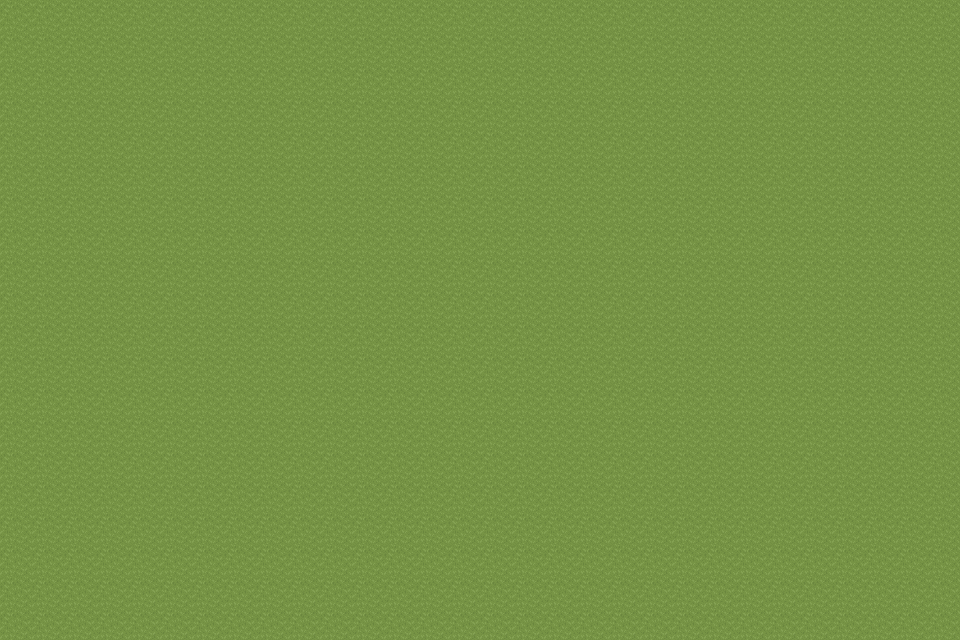

A level layout from a 2D game, rendered from its tile map. Below: a short description, then the map file with its tile-grid data intact:
An orthogonal 30x20 tile map with 32x32 px tiles, 1 tile layer (タイルレイヤー1), 3 tilesets.

<map version="1.10" tiledversion="1.10.2" orientation="orthogonal" renderorder="right-down" width="30" height="20" tilewidth="32" tileheight="32" infinite="0" nextlayerid="2" nextobjectid="1">
 <editorsettings>
  <export target="map.js" format="js" />
 </editorsettings>
 <tileset firstgid="1" name="[Base]BaseChip_pipo" tilewidth="32" tileheight="32" tilecount="1992" columns="8">
  <image source="[Base]BaseChip_pipo.png" width="256" height="7968" />
 </tileset>
 <tileset firstgid="1993" name="[Base]BaseChip_pipo" tilewidth="32" tileheight="32" tilecount="1992" columns="8">
  <image source="[Base]BaseChip_pipo.png" width="256" height="7968" />
 </tileset>
 <tileset firstgid="3985" name="[A]Grass4_pipo" tilewidth="32" tileheight="32" tilecount="10" columns="2">
  <image source="[A]Grass4_pipo.png" width="64" height="160" />
 </tileset>
 <layer id="1" name="タイルレイヤー1" width="30" height="20">
  <data encoding="csv">
3994,3994,3994,3994,3994,3994,3994,3994,3994,3994,3994,3994,3994,3994,3994,3994,3994,3994,3994,3994,3994,3994,3994,3994,3994,3994,3994,3994,3994,3994,
3994,3994,3994,3994,3994,3994,3994,3994,3994,3994,3994,3994,3994,3994,3994,3994,3994,3994,3994,3994,3994,3994,3994,3994,3994,3994,3994,3994,3994,3994,
3994,3994,3994,3994,3994,3994,3994,3994,3994,3994,3994,3994,3994,3994,3994,3994,3994,3994,3994,3994,3994,3994,3994,3994,3994,3994,3994,3994,3994,3994,
3994,3994,3994,3994,3994,3994,3994,3994,3994,3994,3994,3994,3994,3994,3994,3994,3994,3994,3994,3994,3994,3994,3994,3994,3994,3994,3994,3994,3994,3994,
3994,3994,3994,3994,3994,3994,3994,3994,3994,3994,3994,3994,3994,3994,3994,3994,3994,3994,3994,3994,3994,3994,3994,3994,3994,3994,3994,3994,3994,3994,
3994,3994,3994,3994,3994,3994,3994,3994,3994,3994,3994,3994,3994,3994,3994,3994,3994,3994,3994,3994,3994,3994,3994,3994,3994,3994,3994,3994,3994,3994,
3994,3994,3994,3994,3994,3994,3994,3994,3994,3994,3994,3994,3994,3994,3994,3994,3994,3994,3994,3994,3994,3994,3994,3994,3994,3994,3994,3994,3994,3994,
3994,3994,3994,3994,3994,3994,3994,3994,3994,3994,3994,3994,3994,3994,3994,3994,3994,3994,3994,3994,3994,3994,3994,3994,3994,3994,3994,3994,3994,3994,
3994,3994,3994,3994,3994,3994,3994,3994,3994,3994,3994,3994,3994,3994,3994,3994,3994,3994,3994,3994,3994,3994,3994,3994,3994,3994,3994,3994,3994,3994,
3994,3994,3994,3994,3994,3994,3994,3994,3994,3994,3994,3994,3994,3994,3994,3994,3994,3994,3994,3994,3994,3994,3994,3994,3994,3994,3994,3994,3994,3994,
3994,3994,3994,3994,3994,3994,3994,3994,3994,3994,3994,3994,3994,3994,3994,3994,3994,3994,3994,3994,3994,3994,3994,3994,3994,3994,3994,3994,3994,3994,
3994,3994,3994,3994,3994,3994,3994,3994,3994,3994,3994,3994,3994,3994,3994,3994,3994,3994,3994,3994,3994,3994,3994,3994,3994,3994,3994,3994,3994,3994,
3994,3994,3994,3994,3994,3994,3994,3994,3994,3994,3994,3994,3994,3994,3994,3994,3994,3994,3994,3994,3994,3994,3994,3994,3994,3994,3994,3994,3994,3994,
3994,3994,3994,3994,3994,3994,3994,3994,3994,3994,3994,3994,3994,3994,3994,3994,3994,3994,3994,3994,3994,3994,3994,3994,3994,3994,3994,3994,3994,3994,
3994,3994,3994,3994,3994,3994,3994,3994,3994,3994,3994,3994,3994,3994,3994,3994,3994,3994,3994,3994,3994,3994,3994,3994,3994,3994,3994,3994,3994,3994,
3994,3994,3994,3994,3994,3994,3994,3994,3994,3994,3994,3994,3994,3994,3994,3994,3994,3994,3994,3994,3994,3994,3994,3994,3994,3994,3994,3994,3994,3994,
3994,3994,3994,3994,3994,3994,3994,3994,3994,3994,3994,3994,3994,3994,3994,3994,3994,3994,3994,3994,3994,3994,3994,3994,3994,3994,3994,3994,3994,3994,
3994,3994,3994,3994,3994,3994,3994,3994,3994,3994,3994,3994,3994,3994,3994,3994,3994,3994,3994,3994,3994,3994,3994,3994,3994,3994,3994,3994,3994,3994,
3994,3994,3994,3994,3994,3994,3994,3994,3994,3994,3994,3994,3994,3994,3994,3994,3994,3994,3994,3994,3994,3994,3994,3994,3994,3994,3994,3994,3994,3994,
3994,3994,3994,3994,3994,3994,3994,3994,3994,3994,3994,3994,3994,3994,3994,3994,3994,3994,3994,3994,3994,3994,3994,3994,3994,3994,3994,3994,3994,3994
</data>
 </layer>
</map>
